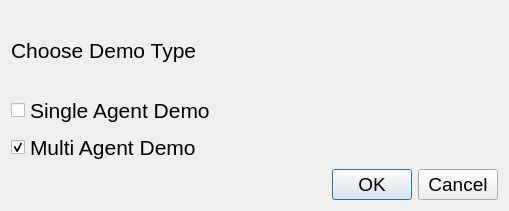
<?xml version="1.0" encoding="UTF-8"?>
<ui version="4.0">
 <class>InitialDialog</class>
 <widget class="QDialog" name="InitialDialog">
  <property name="geometry">
   <rect>
    <x>0</x>
    <y>0</y>
    <width>509</width>
    <height>211</height>
   </rect>
  </property>
  <property name="font">
   <font>
    <pointsize>16</pointsize>
   </font>
  </property>
  <property name="windowTitle">
   <string>Welcome</string>
  </property>
  <layout class="QVBoxLayout" name="verticalLayout_2">
   <item>
    <widget class="QLabel" name="label">
     <property name="text">
      <string>Choose Demo Type</string>
     </property>
    </widget>
   </item>
   <item>
    <layout class="QVBoxLayout" name="verticalLayout">
     <item>
      <widget class="QCheckBox" name="SingleAgent">
       <property name="font">
        <font>
         <pointsize>16</pointsize>
        </font>
       </property>
       <property name="text">
        <string>Single Agent Demo</string>
       </property>
       <property name="checked">
        <bool>false</bool>
       </property>
      </widget>
     </item>
     <item>
      <widget class="QCheckBox" name="MultiAgent">
       <property name="text">
        <string>Multi Agent Demo</string>
       </property>
       <property name="checked">
        <bool>true</bool>
       </property>
      </widget>
     </item>
    </layout>
   </item>
   <item>
    <widget class="QDialogButtonBox" name="buttonBox">
     <property name="font">
      <font>
       <pointsize>14</pointsize>
      </font>
     </property>
     <property name="orientation">
      <enum>Qt::Horizontal</enum>
     </property>
     <property name="standardButtons">
      <set>QDialogButtonBox::Cancel|QDialogButtonBox::Ok</set>
     </property>
    </widget>
   </item>
  </layout>
 </widget>
 <resources/>
 <connections>
  <connection>
   <sender>buttonBox</sender>
   <signal>accepted()</signal>
   <receiver>InitialDialog</receiver>
   <slot>accept()</slot>
   <hints>
    <hint type="sourcelabel">
     <x>227</x>
     <y>192</y>
    </hint>
    <hint type="destinationlabel">
     <x>157</x>
     <y>179</y>
    </hint>
   </hints>
  </connection>
  <connection>
   <sender>buttonBox</sender>
   <signal>rejected()</signal>
   <receiver>InitialDialog</receiver>
   <slot>reject()</slot>
   <hints>
    <hint type="sourcelabel">
     <x>295</x>
     <y>192</y>
    </hint>
    <hint type="destinationlabel">
     <x>286</x>
     <y>179</y>
    </hint>
   </hints>
  </connection>
  <connection>
   <sender>MultiAgent</sender>
   <signal>clicked()</signal>
   <receiver>InitialDialog</receiver>
   <slot>toggleAgentMode()</slot>
   <hints>
    <hint type="sourcelabel">
     <x>344</x>
     <y>154</y>
    </hint>
    <hint type="destinationlabel">
     <x>403</x>
     <y>201</y>
    </hint>
   </hints>
  </connection>
  <connection>
   <sender>SingleAgent</sender>
   <signal>clicked()</signal>
   <receiver>InitialDialog</receiver>
   <slot>toggleAgentMode()</slot>
   <hints>
    <hint type="sourcelabel">
     <x>91</x>
     <y>117</y>
    </hint>
    <hint type="destinationlabel">
     <x>126</x>
     <y>201</y>
    </hint>
   </hints>
  </connection>
  <connection>
   <sender>SingleAgent</sender>
   <signal>clicked()</signal>
   <receiver>MultiAgent</receiver>
   <slot>toggle()</slot>
   <hints>
    <hint type="sourcelabel">
     <x>172</x>
     <y>117</y>
    </hint>
    <hint type="destinationlabel">
     <x>170</x>
     <y>154</y>
    </hint>
   </hints>
  </connection>
  <connection>
   <sender>MultiAgent</sender>
   <signal>clicked()</signal>
   <receiver>SingleAgent</receiver>
   <slot>toggle()</slot>
   <hints>
    <hint type="sourcelabel">
     <x>248</x>
     <y>154</y>
    </hint>
    <hint type="destinationlabel">
     <x>249</x>
     <y>117</y>
    </hint>
   </hints>
  </connection>
 </connections>
 <slots>
  <slot>toggleAgentMode()</slot>
 </slots>
</ui>
